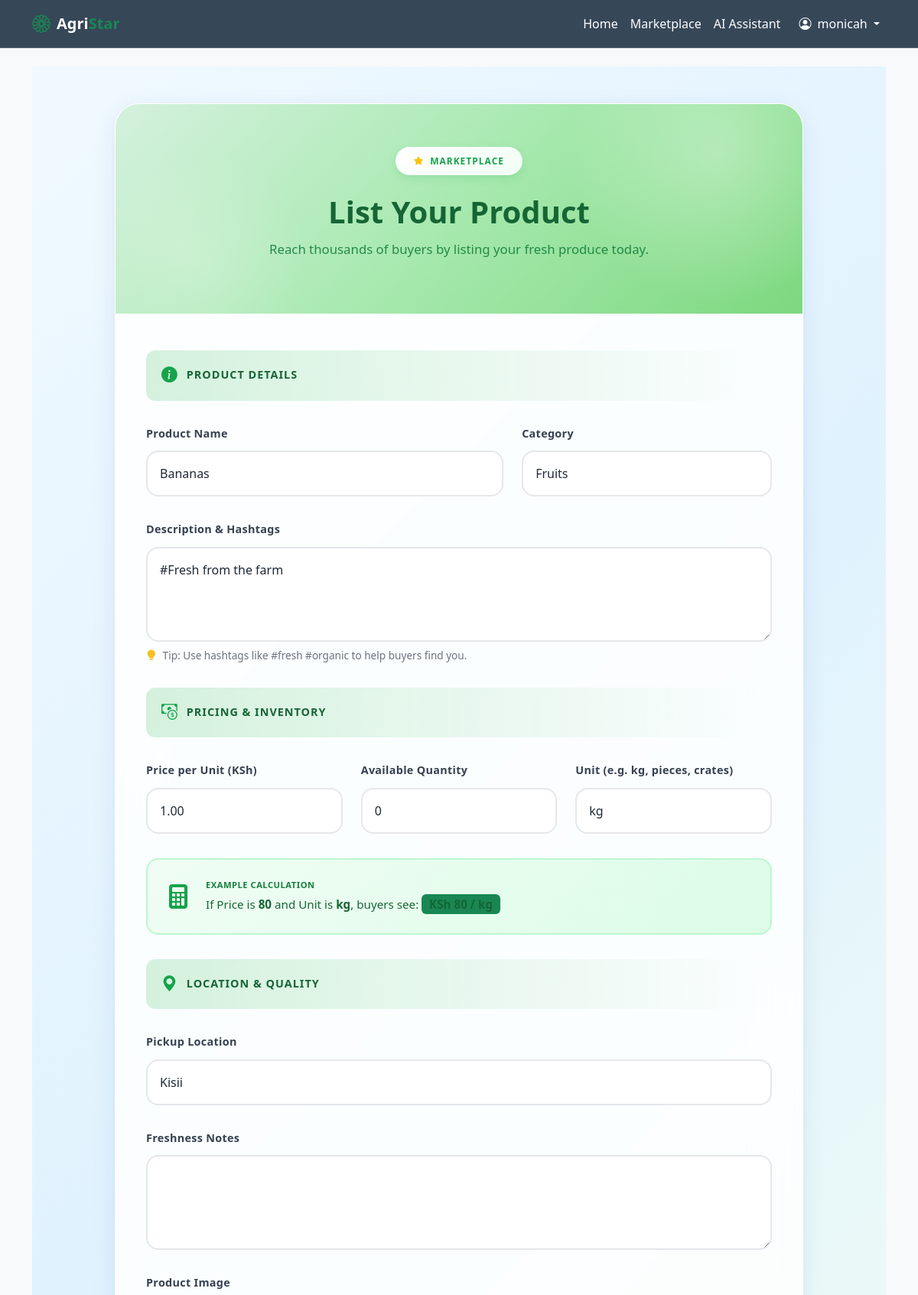
The page /marketplace/product/9/edit/ (signed in, upper part) on the database as committed earlier.
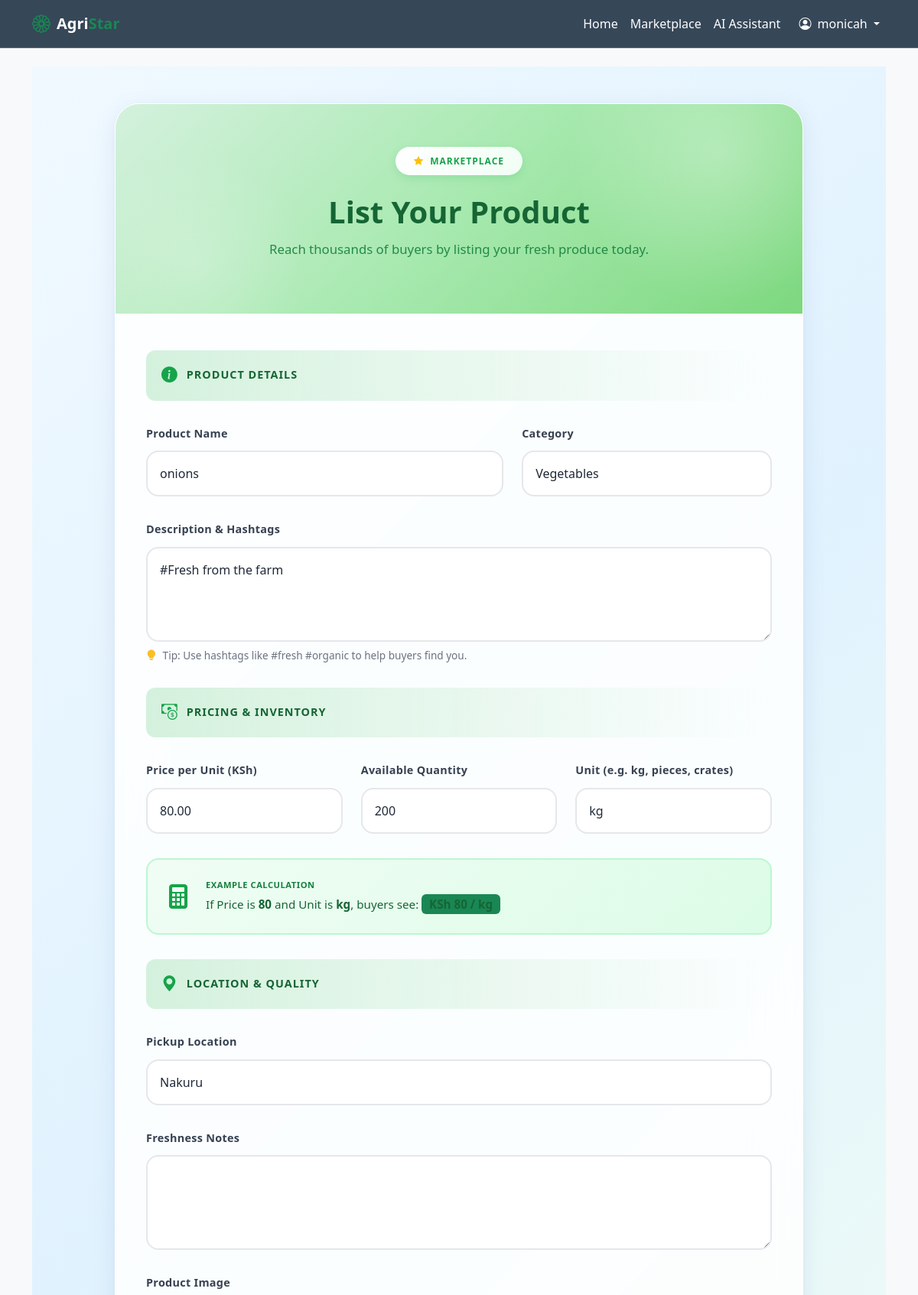
The same page on the database as committed later.
### marketplace/models.py (models this page shows, shortened)
class Product(models.Model):
    CATEGORY_CHOICES = [
        ('VEGETABLES', 'Vegetables'),
        ('FRUITS', 'Fruits'),
        ('GRAINS', 'Grains'),
        ('LIVESTOCK', 'Livestock'),
        ('EQUIPMENT', 'Equipment'),
        ('SEEDS', 'Seeds'),
    ]
    seller = models.ForeignKey(settings.AUTH_USER_MODEL, on_delete=models.CASCADE, related_name='products')
    name = models.CharField(max_length=200)
    description = models.TextField()
    price = models.DecimalField(max_digits=10, decimal_places=2)
    category = models.CharField(max_length=20, choices=CATEGORY_CHOICES)
    image = models.ImageField(upload_to='products/', blank=True, null=True)
    location = models.CharField(max_length=100)
    unit = models.CharField(
        max_length=50,
        help_text="e.g. kg, litre, crate, tray, piece",
        default='kg'
    )
    available = models.BooleanField(default=True)
    approval_status = models.CharField(
        max_length=20,
        choices=[('PENDING', 'Pending'), ('APPROVED', 'Approved'), ('REJECTED', 'Rejected')],
        default='PENDING'
    )
    quantity = models.PositiveIntegerField(default=1)
    freshness_notes = models.TextField(blank=True, null=True)
    last_updated = models.DateTimeField(auto_now=True)
    created_at = models.DateTimeField(auto_now_add=True)

### marketplace/views.py (the view)
# urls.py: path('product/<int:pk>/edit/', views.edit_product, name='edit_product'),
@login_required
def edit_product(request, pk):
    product = get_object_or_404(Product, pk=pk)
    if request.user != product.seller:
        messages.error(request, "You do not have permission to edit this product.")
        return redirect('product_detail', pk=pk)
    if request.method == 'POST':
        old_quantity = product.quantity
        form = ProductForm(request.POST, request.FILES, instance=product)
        if form.is_valid():
            updated_product = form.save()
            if updated_product.quantity != old_quantity:
                StockHistory.objects.create(
                    product=updated_product,
                    old_quantity=old_quantity,
                    new_quantity=updated_product.quantity,
                    reason="Farmer Updated"
                )
            messages.success(request, "Product updated successfully!")
            return redirect('product_detail', pk=pk)
    else:
        form = ProductForm(instance=product)
    return render(request, 'marketplace/product_form.html', {'form': form, 'title': 'Edit Product'})

### marketplace/forms.py
class ProductForm(forms.ModelForm):
    class Meta:
        model = Product
        fields = ['name', 'description', 'price', 'quantity', 'unit', 'category', 'image', 'location', 'freshness_notes']
        widgets = {
            'name': forms.TextInput(attrs={'class': 'form-control'}),
            'description': forms.Textarea(attrs={'class': 'form-control', 'rows': 3}),
            'price': forms.NumberInput(attrs={'class': 'form-control'}),
            'quantity': forms.NumberInput(attrs={'class': 'form-control'}),
            'unit': forms.TextInput(attrs={'class': 'form-control'}),
            'category': forms.Select(attrs={'class': 'form-select'}),
            'image': forms.FileInput(attrs={'class': 'form-control'}),
            'location': forms.TextInput(attrs={'class': 'form-control'}),
            'freshness_notes': forms.Textarea(attrs={'class': 'form-control', 'rows': 2}),
        }
        labels = {
            'price': 'Price per Unit (KSh)',
            'unit': 'Unit (e.g. kg, pieces, crates)',
            'quantity': 'Available Quantity',
        }

### templates/marketplace/product_form.html (shortened to what the changed rows need)
{% extends 'base.html' %}
{% load static %}
{% block content %}
<div class="product-form-page">
    <div class="container">
        <div class="glass-card-form">
            <div class="form-header text-center">
                <h2>List Your Product</h2>
            </div>
            <div class="form-body">
                <form method="POST" enctype="multipart/form-data" novalidate>
                    <div class="row g-4">
                        <div class="col-md-7">
                            <div class="form-group-modern">
                                <div class="input-wrapper">
                                    {{ form.name }}
                                </div>
                            </div>
                        </div>
                        <div class="col-md-5">
                            <div class="form-group-modern">
                                <div class="input-wrapper">
                                    {{ form.category }}
                                </div>
                            </div>
                        </div>
                    </div>
                    <div class="form-group-modern">
                        <div class="input-wrapper">
                            {{ form.description }}
                        </div>
                    </div>
                    <div class="row g-4">
                        <div class="col-md-4">
                            <div class="form-group-modern">
                                <div class="input-wrapper">
                                    {{ form.price }}
                                </div>
                            </div>
                        </div>
                        <div class="col-md-4">
                            <div class="form-group-modern">
                                <div class="input-wrapper">
                                    {{ form.quantity }}
                                </div>
                            </div>
                        </div>
                        <div class="col-md-4">
                            <div class="form-group-modern">
                                <div class="input-wrapper">
                                    {{ form.unit }}
                                </div>
                            </div>
                        </div>
                    </div>
                    <div class="form-group-modern">
                        <div class="input-wrapper">
                            {{ form.location }}
                        </div>
                    </div>
                    <div class="form-group-modern">
                        <div class="input-wrapper">
                            {{ form.freshness_notes }}
                        </div>
                    </div>
                </form>
            </div>
        </div>
    </div>
</div>
{% endblock %}

Rows that differ between the two databases and show on the page:
changed Product "#Fresh from the farm": name "Bananas" → "onions"; category "Fruits" → "Vegetables"; price "1.00" → "80.00"; quantity "0" → "200"; location "Kisii" → "Nakuru"
